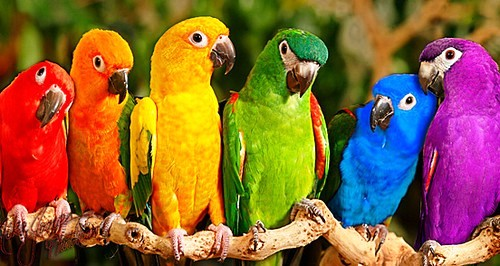
#> input picture images/loros.jpg, 500 x 266 px
$ jupyter execute cdecVision3.ipynb   (shell and % lines are left out)
#> lines starting #> are read from the running program, lines starting #| are printed output that depends on the picture; after the words box and inside, x2 and y2 are one past the last pixel; in counts of white or black regions, pixels touching at a corner belong together
# Umbralización de Imágenes

Durante el desarrollo de este notebook vamos a aprender a Umbralizar imágenes utilizando __Python+OpenCV__.

## ¿ Qué es Umbralizar ?

* La umbralización es el metodo de segmentación más sencillo, es decir es el proceso más fácil que podemos implementar siempre que queramos separar diferentes objetos al interior de una imagen.

* Para diferenciar los píxeles que nos interesan del resto (los cuales podrían ser borrados totalmente), debemos realizar una comparación de la intensidad del valor de cada píxel con respecto a un umbral(_threshold_), el cual es determinado de acuerdo al problema a resolver. Veamos un pequeño ejemplo de una umbralización.

## Tipos de Thresholding

* OpenCV tiene una función incorporada llamada __threshold__ que permite realizar operaciones de umbralización.

* Existe 5 tipos de umbralización con ésta función.

* Para ilustrar como funciona cada tipo de umbralización, vamos a considerar que tenemos una imagen cualquiera con valores de intensidad _src(x,y)_. Supongamos que la siguiente gráfica demuestra esto.

### Binarización

* Esta operación puede expresarse como:

* De tal manera que si la intensidad del píxel de la imagen que queremos binarizar es mayor que el _umbral_ determinado, ese valor de píxel se cambiará a un __valorMaximo__ que se determina de acuerdo a las necesidades. En otro caso, si el valor del píxel es menor que ese _umbral_ entonces el valor del píxel se deberá poner en 0.

### Binarización Invertida

* Esta operación puede expresarse así:

* Ahora, este proceso es al contrario del anterior, los valores mayores al _umbral_ se colocan en cero, y a los menores se les asigna un __valorMaximo__.

### Truncar (Cortar)

* Este tipo de umbralización se puede expresar como:

* En este tipo de umbralización todo valor que supere el _umbral_ será cambiado por el valor de éste y todos los demás píxeles se les mantendrá en valor que traían. En este caso gráficamente sería algo como lo siguiente:

### Umbral a Cero

* En este caso esta umbralización puede expresarse como:

* Para este tipo de umbralización, si el valor del píxel es menor que el _umbral_ establecido entonces el nuevo píxel será cero. Y en los demás casos el valor que traía el píxel se mantendrá.

### Umbral a Cero Invertido

* Esta operación puede expresarse como:

* Si el valor del píxel es mayor que el _umbral_ entonces ése píxel se volverá 0, en los demás casos el valor de los píxeles se mantiene.

Ahora vamos a ver cada uno de estas umbralizaciones en acción.

## Binarización

Veamos el código para binarizar una imagen a continuación:

[cell 1]

import cv2
from matplotlib import pyplot as plt
import numpy as np

# img contiene la imagen original
# img2 tiene la version en escala de grises
# img3 tiene la imagen binarizada

img = cv2.imread('./images/loros.jpg')
#> img is the input picture: shape (266, 500, 3); mean B, G, R 57, 99.2, 142
img = cv2.cvtColor(img ,cv2.COLOR_BGR2RGB)
img2 = cv2.cvtColor(img ,cv2.COLOR_BGR2GRAY)
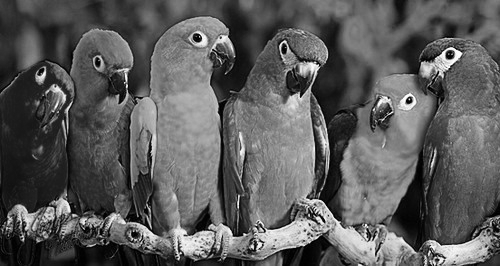
#> img2: shape (266, 500); min 0, max 255, mean 91.5
img3 = np.zeros(img2.shape)

umbral = 127
valorMaximo = 255

ret,img3 =cv2.threshold(img2,umbral,valorMaximo,cv2.THRESH_BINARY)
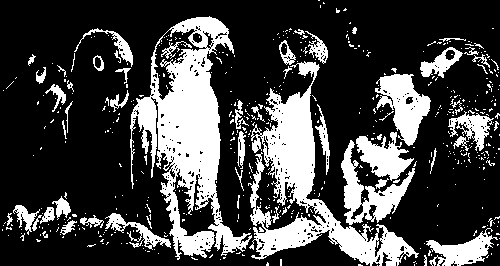
#> img3: shape (266, 500); 26.5% white; 520 white regions (463 under 20 px), largest, box (x1, y1, x2, y2) and area: (130, 16, 252, 260) 11617, (248, 61, 419, 266) 9203, (375, 74, 431, 146) 2071
#> ret = 127

fig_size1 = np.zeros((2));
fig_size1[0] = 12
fig_size1[1] = 10
plt.rcParams["figure.figsize"] = tuple(fig_size1)

plt.gray()
plt.subplot(1,3,1)
plt.imshow(img)
plt.title('Color')
plt.xticks([])
plt.yticks([])
plt.subplot(1,3,2)
plt.imshow(img2)
plt.title('Grises')
plt.xticks([])
plt.yticks([])
plt.subplot(1,3,3)
plt.imshow(img3)
plt.title('Binarizada')
plt.xticks([])
plt.yticks([])
plt.show()
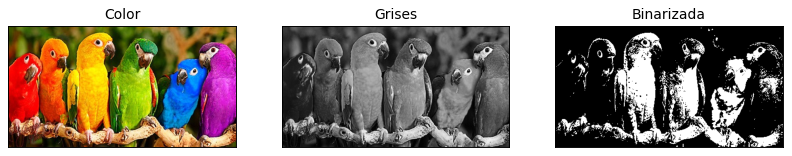
#> figure drawn by matplotlib, 3 panels

## Binarización Inversa

Veamos entonces ahora el código para la __Binarización Inversa__:

[cell 2]

import cv2
from matplotlib import pyplot as plt
import numpy as np

# img contiene la imagen original
# img2 tiene la version en escala de grises
# img3 tiene la imagen binarizada

img = cv2.imread('./images/loros.jpg')
img = cv2.cvtColor(img ,cv2.COLOR_BGR2RGB)
img2 = cv2.cvtColor(img ,cv2.COLOR_BGR2GRAY)
img3 = np.zeros(img2.shape)

umbral = 127
valorMaximo = 255

ret,img3 =cv2.threshold(img2,umbral,valorMaximo,cv2.THRESH_BINARY_INV)

fig_size1 = np.zeros((2));
fig_size1[0] = 12
fig_size1[1] = 10
plt.rcParams["figure.figsize"] = tuple(fig_size1)

plt.gray()
plt.subplot(1,3,1)
plt.imshow(img)
plt.title('Color')
plt.xticks([])
plt.yticks([])
plt.subplot(1,3,2)
plt.imshow(img2)
plt.title('Grises')
plt.xticks([])
plt.yticks([])
plt.subplot(1,3,3)
plt.imshow(img3)
plt.title('Binarizada')
plt.xticks([])
plt.yticks([])
plt.show()
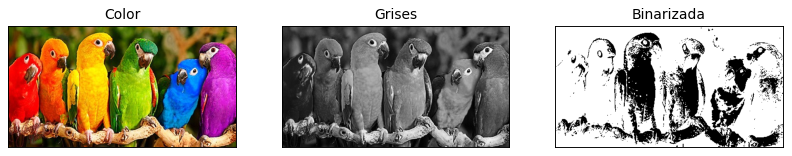
#> figure drawn by matplotlib, 3 panels

## Truncar

Ahora veamos como funciona la umbralización utilizando __truncar__.

[cell 3]

import cv2
from matplotlib import pyplot as plt
import numpy as np

# img contiene la imagen original
# img2 tiene la version en escala de grises
# img3 tiene la imagen binarizada

img = cv2.imread('./images/loros.jpg')
img = cv2.cvtColor(img ,cv2.COLOR_BGR2RGB)
img2 = cv2.cvtColor(img ,cv2.COLOR_BGR2GRAY)
img3 = np.zeros(img2.shape)

umbral = 127
valorMaximo = 255
ret,img3 =cv2.threshold(img2,umbral,valorMaximo,cv2.THRESH_TRUNC)
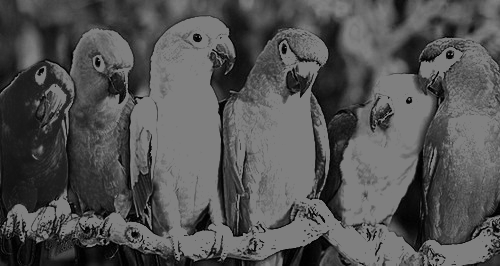
#> img3: shape (266, 500); min 0, max 127, mean 82.4

fig_size1 = np.zeros((2));
fig_size1[0] = 12
fig_size1[1] = 10
plt.rcParams["figure.figsize"] = tuple(fig_size1)

plt.gray()
plt.subplot(1,3,1)
plt.imshow(img)
plt.title('Color')
plt.xticks([])
plt.yticks([])
plt.subplot(1,3,2)
plt.imshow(img2)
plt.title('Grises')
plt.xticks([])
plt.yticks([])
plt.subplot(1,3,3)
plt.imshow(img3)
plt.title('Binarizada')
plt.xticks([])
plt.yticks([])
plt.show()

## Umbral a cero

El código de umbral a cero sería algo como lo siguiente:

[cell 4]

import cv2
from matplotlib import pyplot as plt
import numpy as np

# img contiene la imagen original
# img2 tiene la version en escala de grises
# img3 tiene la imagen binarizada

img = cv2.imread('./images/loros.jpg')
img = cv2.cvtColor(img ,cv2.COLOR_BGR2RGB)
img2 = cv2.cvtColor(img ,cv2.COLOR_BGR2GRAY)
img3 = np.zeros(img2.shape)

umbral = 127
valorMaximo = 255

ret,img3 =cv2.threshold(img2,umbral, valorMaximo,cv2.THRESH_TOZERO)
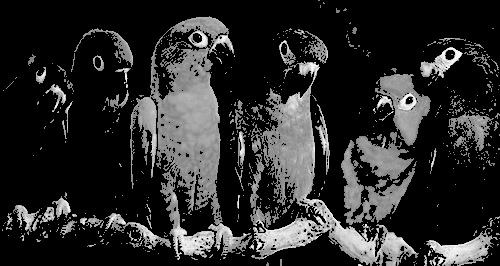
#> img3: shape (266, 500); min 0, max 255, mean 42.7

fig_size1 = np.zeros((2));
fig_size1[0] = 12
fig_size1[1] = 10
plt.rcParams["figure.figsize"] = tuple(fig_size1)

plt.gray()
plt.subplot(1,3,1)
plt.imshow(img)
plt.title('Color')
plt.xticks([])
plt.yticks([])
plt.subplot(1,3,2)
plt.imshow(img2)
plt.title('Grises')
plt.xticks([])
plt.yticks([])
plt.subplot(1,3,3)
plt.imshow(img3)
plt.title('Binarizada')
plt.xticks([])
plt.yticks([])
plt.show()

## Umbral a Cero Invertido

En este caso el código sería:

[cell 5]

import cv2
from matplotlib import pyplot as plt
import numpy as np

# img contiene la imagen original
# img2 tiene la version en escala de grises
# img3 tiene la imagen binarizada

img = cv2.imread('./images/loros.jpg')
img = cv2.cvtColor(img ,cv2.COLOR_BGR2RGB)
img2 = cv2.cvtColor(img ,cv2.COLOR_BGR2GRAY)
img3 = np.zeros(img2.shape)

umbral = 127
valorMaximo = 255
ret,img3 =cv2.threshold(img2,umbral,valorMaximo,cv2.THRESH_TOZERO_INV)
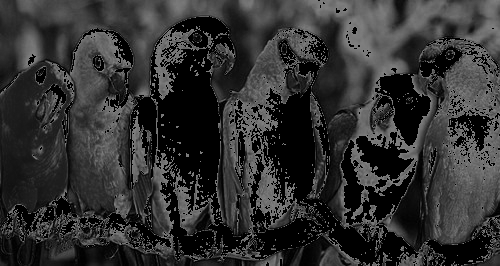
#> img3: shape (266, 500); min 0, max 127, mean 48.7

fig_size1 = np.zeros((2));
fig_size1[0] = 12
fig_size1[1] = 10
plt.rcParams["figure.figsize"] = tuple(fig_size1)

plt.gray()
plt.subplot(1,3,1)
plt.imshow(img)
plt.title('Color')
plt.xticks([])
plt.yticks([])
plt.subplot(1,3,2)
plt.imshow(img2)
plt.title('Grises')
plt.xticks([])
plt.yticks([])
plt.subplot(1,3,3)
plt.imshow(img3)
plt.title('Binarizada')
plt.xticks([])
plt.yticks([])
plt.show()

## Ejercicio

Vamos a tomar la imagen __thresholdInput.png__ y vamos a realizar cada uno de las umbralizaciones vistas anteriormente, utilice la siguiente celda de código, si tiene dudas no olvide preguntar.

1. Cuando realice el primer tipo de umbralización (Binarización), utilice un threshold de 0 y un maxValue de 255. Hay algo nuevo en la imagen ?

[cell 6]

import cv2
from matplotlib import pyplot as plt
import numpy as np

# img contiene la imagen original
# img2 tiene la version en escala de grises
# img3 tiene la imagen binarizada

img = cv2.imread('./images/thresholdInput.png', cv2.IMREAD_GRAYSCALE)
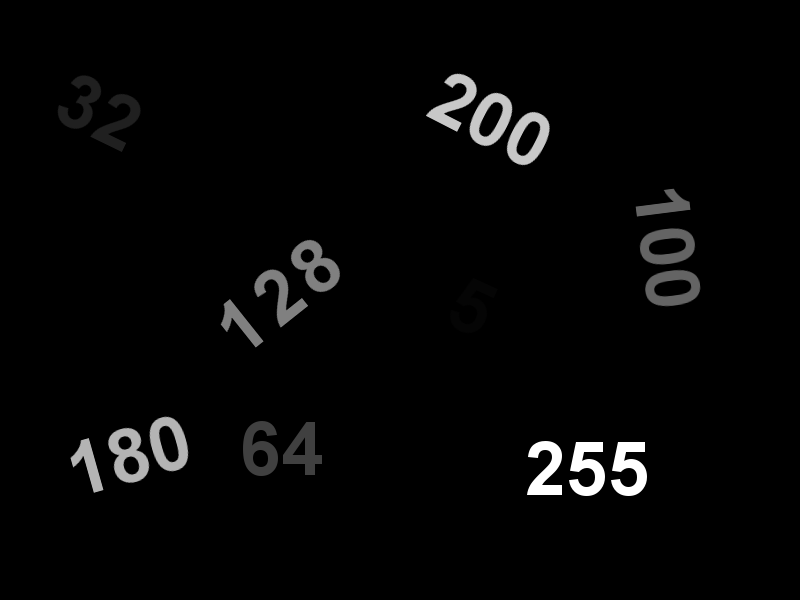
#> input picture images/thresholdInput.png, 800 x 600 px
#> img is the input picture: shape (600, 800); min 0, max 255, mean 6.1
imgBin = np.zeros(img.shape)

umbral = 0
valorMaximo = 150

ret,imgBin = cv2.threshold(img,umbral,valorMaximo,cv2.THRESH_BINARY)
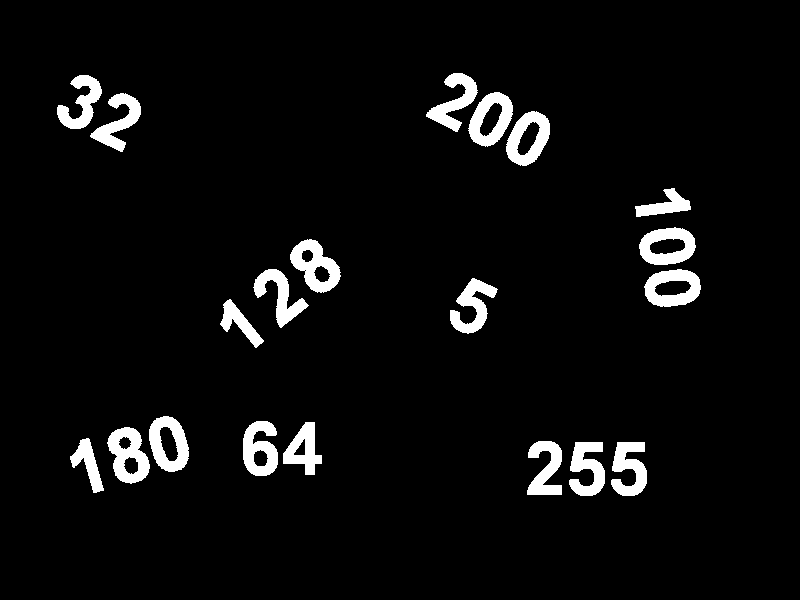
#> imgBin: shape (600, 800); values 0 (black) and 150 (white), 4.9% white; 20 white regions, largest, box (x1, y1, x2, y2) and area: (107, 427, 150, 484) 1414, (290, 239, 341, 293) 1413, (506, 111, 550, 166) 1319
#> ret = 0

fig_size1 = np.zeros((2));
fig_size1[0] = 12
fig_size1[1] = 10
plt.rcParams["figure.figsize"] = tuple(fig_size1)

plt.subplot(1,2,1)
plt.imshow(img,'gray')
plt.title('Original')
plt.xticks([])
plt.yticks([])
plt.subplot(1,2,2)
plt.imshow(imgBin, 'gray',vmin = 0, vmax = 255)
plt.title('Binarizada')
plt.xticks([])
plt.yticks([])
plt.show()
